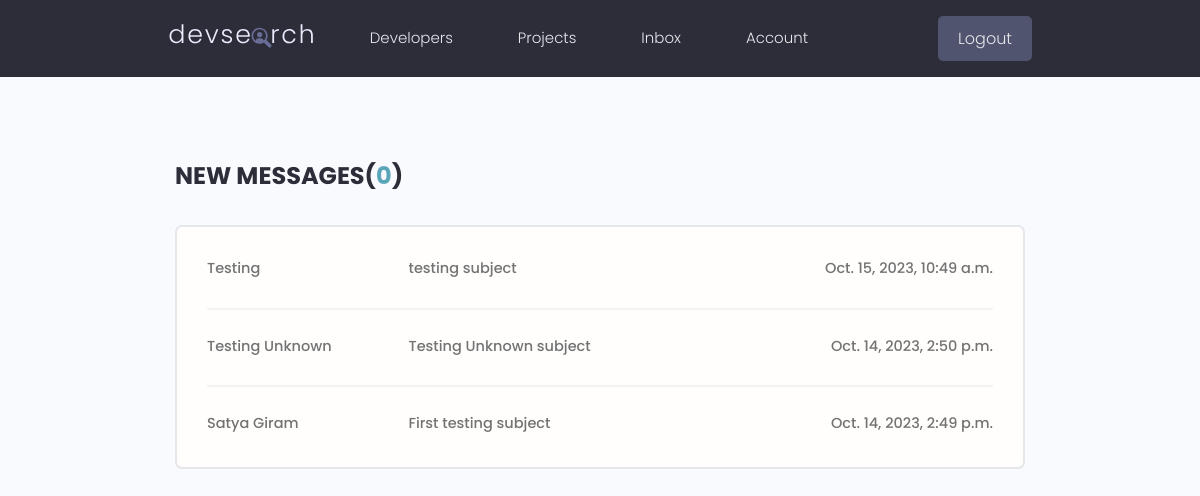
/inbox/ (signed in), run on the app's committed database.
### users/models.py (models this page shows, shortened)
class Message(models.Model):
    sender = models.ForeignKey(Profile,on_delete=models.SET_NULL, null=True, blank=True)
    recipient = models.ForeignKey(Profile, on_delete=models.SET_NULL, null=True, blank=True, related_name='messages')
    name = models.CharField(max_length=200, null=True, blank=True)
    email = models.EmailField(max_length=200, null=True, blank=True)
    subject = models.CharField(max_length=300, null=True, blank=True)
    is_read = models.BooleanField(default=False,null=True)
    body = models.TextField()
    created = models.DateTimeField(auto_now_add=True)
    id = models.UUIDField(default = uuid.uuid4, unique=True, primary_key=True, editable=False)
    class Meta:
        ordering =['is_read','-created']

### users/views.py (the view)
# urls.py: path('inbox/', views.inbox, name='inbox'),
@login_required(login_url='login')
def inbox(request):
    profile = request.user.profile
    messageRequests = profile.messages.all()
    unreadCount = messageRequests.filter(is_read=False).count()
    context = {'messageRequests':messageRequests,'unreadCount':unreadCount}
    return render(request, 'users/inbox.html',context)

### users/templates/users/inbox.html
{% extends 'main.html' %}
{% load static %}
{% block content %}
<main class="inbox my-xl">
  <div class="content-box">
    <h3 class="inbox__title">New Messages(<span>{{unreadCount}}</span>)</h3>
    <ul class="messages">
      {% for message in messageRequests %}
      {% if message.is_read == False %}
      <li class="message message--unread">
        {% else %}
      <li class="message">
        {% endif %}
        <a href="{% url 'message' message.id %}">
          <span class="message__author">{{message.name}}</span>
          <span class="message__subject">{{message.subject}}</span>
          <span class="message__date">{{message.created}}</span>
        </a>
      </li>
      {% endfor %}
    </ul>
  </div>
</main>
{% endblock content %}

### devsearch/static/styles/app.css (style rules this page uses)
:root { --color-sub: #2d2d39; }
.content-box { width: 95%; max-width: 85rem; margin: 0 auto; }
.inbox { height: 90vh; }
.inbox__title, .inbox__title span { font-size: 2.4rem; font-weight: 700; color: var(--color-sub); text-transform: uppercase; text-align: left; margin-bottom: 3rem; }
.inbox__title span { color: var(--color-main); }
.messages { list-style: none; background: var(--color-white); padding: 0.5rem 3rem; border: 2px solid var(--color-light); border-radius: 0.7rem; }
.message { padding: 2.5rem 0; }
.message > a span { font-size: 1.45rem; font-weight: 500; }
.message:not(:last-child) { border-bottom: 2px solid var(--color-white-light); }
.message > a { display: flex; gap: 1rem; }
.message__author, .message__date { flex-basis: 25%; }
.message__subject { flex-basis: 50%; }
.message__date { text-align: right; }

### devsearch/static/uikit/styles/modules/_variables.css (style rules this page uses)
:root { --color-main: #5aa5b9; --color-main-light: #e6faff; --color-sub: #3f4156; --color-sub-light: #51546e; --color-sub-lighter: #ededfd; --color-text: #737373; --color-gray: #8b8b8b; --color-light: #e5e7eb; --color-light-gray: #767676; --color-bg: #f8fafd; --color-white: #fffefd; --color-white-light: #f3f3f3; --color-success: #359e64; --color-success-bg: #def8e8; --color-error: #fc4b0b; --color-error-bg: #fff2ee; --font-base: 'Poppins', arial, helvetica, 'Segoe UI', roboto, ubuntu, sans-serif; --font-monospace: 'Fira Code', 'Courier New', courier, monospace; --font-regular: 300; --font-medium: 500; --font-bold: 700; --generic-shadow: 1px 1px 5px #00000010; --generic-transition: all 0.3s ease-in-out; }

### devsearch/static/uikit/styles/modules/_base.css (style rules this page uses)
* { margin: 0; padding: 0; box-sizing: border-box; text-rendering: optimizeLegibility; color: inherit; font-size: inherit; }
html { font-size: 50%; }
@media only screen and (min-width: 480px) { html { font-size: 56.25%; } }
@media only screen and (min-width: 1200px) { html { font-size: 62.5%; } }
body { line-height: 1.6; font-weight: 400; font-size: 1.5rem; color: var(--color-text); background-color: var(--color-bg); min-height: 100vh; }

### devsearch/static/uikit/styles/modules/_typography.css (style rules this page uses)
* { font-family: var(--font-base); }
h3 { font-size: 3.2rem; font-weight: var(--font-medium); }
p, span, strong { font-size: 1.6rem; color: var(--color-text); font-weight: var(--font-regular); }
a { padding-bottom: 2px; text-decoration: none; display: inline-block; color: var(--color-main); font-weight: var(--font-medium); }

### devsearch/static/uikit/styles/modules/_utilities.css (style rules this page uses)
.my-xl { margin: 8rem auto; }

### data on the page
Message: name "Testing", subject "testing subject", created "Oct. 15, 2023, 10:49 a.m."
Message: name "Testing Unknown", subject "Testing Unknown subject", created "Oct. 14, 2023, 2:50 p.m."
Message: name "Satya Giram", subject "First testing subject", created "Oct. 14, 2023, 2:49 p.m."

### other printed values
{{ unreadCount }} "0"
